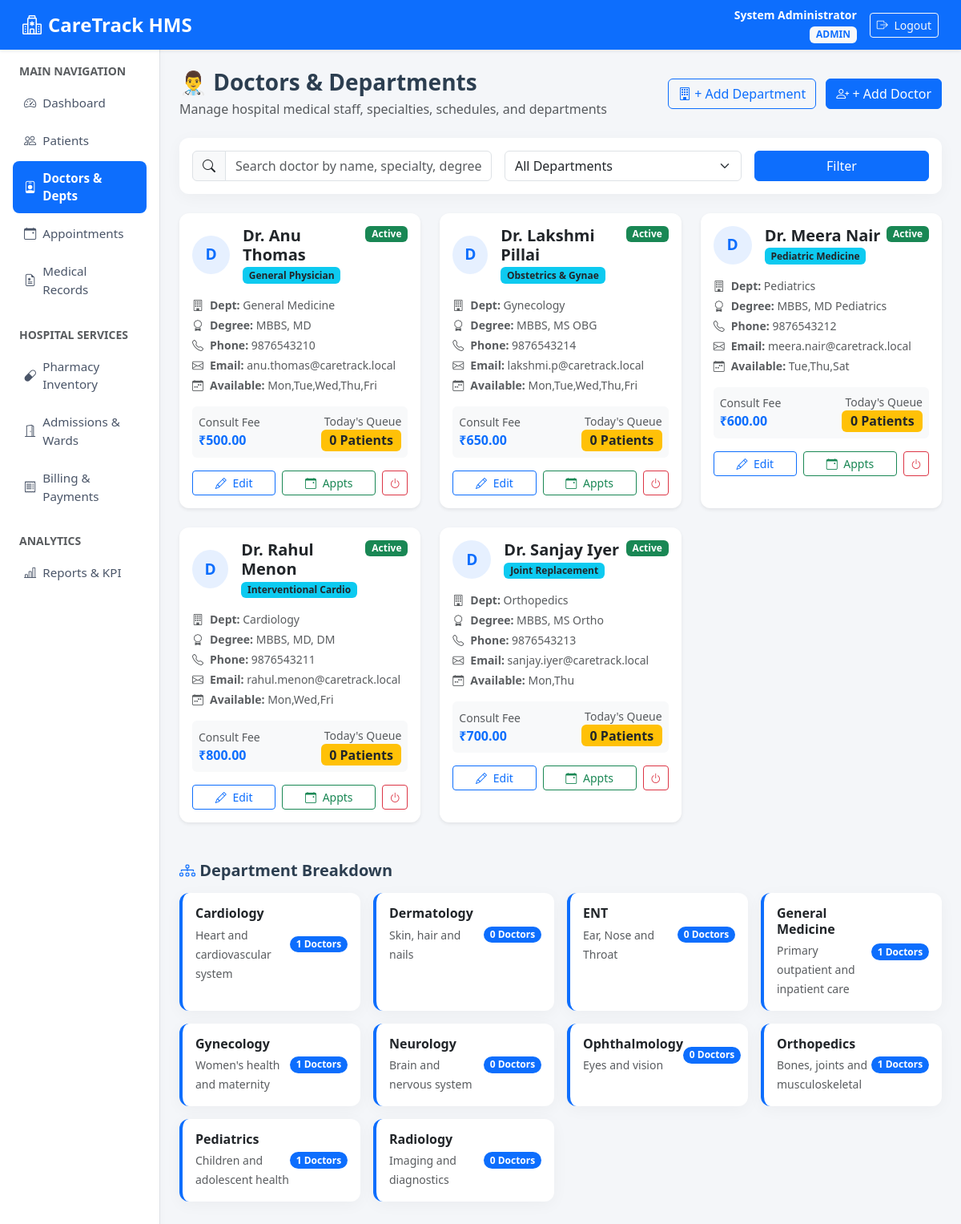
The page /doctors.php (signed in) on the database its author committed.
### tables this page shows
CREATE TABLE IF NOT EXISTS doctors (
    id              INT          AUTO_INCREMENT PRIMARY KEY,
    user_id         INT,
    name            VARCHAR(120) NOT NULL,
    department_id   INT,
    specialization  VARCHAR(100),
    qualification   VARCHAR(150),
    phone           VARCHAR(20),
    email           VARCHAR(120),
    available_days  VARCHAR(100),
    consult_fee     DECIMAL(10,2) DEFAULT 0.00,
    is_active       TINYINT(1)   NOT NULL DEFAULT 1,
    created_at      TIMESTAMP    NOT NULL DEFAULT CURRENT_TIMESTAMP,
    FOREIGN KEY (user_id)       REFERENCES users(id)       ON DELETE SET NULL,
    FOREIGN KEY (department_id) REFERENCES departments(id) ON DELETE SET NULL
);

CREATE TABLE IF NOT EXISTS departments (
    id          INT          AUTO_INCREMENT PRIMARY KEY,
    name        VARCHAR(100) UNIQUE NOT NULL,
    description TEXT,
    head_doctor_id INT,
    created_at  TIMESTAMP    NOT NULL DEFAULT CURRENT_TIMESTAMP
);

### doctors.php (the view, shortened to what this page needs)
<?php
require 'config/db.php';
require 'partials/header.php';
$search_q = trim($_GET['q'] ?? '');
$where = ["1=1"];
$params = [];
$types = "";
$where_sql = implode(" AND ", $where);
$sql = "
    SELECT d.*, dep.name AS department_name,
           (SELECT COUNT(*) FROM appointments a WHERE a.doctor_id = d.id AND a.appointment_date = CURDATE()) AS today_appts,
           (SELECT COUNT(*) FROM medical_records mr WHERE mr.doctor_id = d.id) AS total_consultations
    FROM doctors d
    LEFT JOIN departments dep ON dep.id = d.department_id
    WHERE $where_sql
    ORDER BY d.is_active DESC, d.name ASC
";
if (!empty($params)) {
    $stmt = $conn->prepare($sql);
    $stmt->bind_param($types, ...$params);
    $stmt->execute();
    $doctors = $stmt->get_result();
} else {
    $doctors = $conn->query($sql);
}
$departments = $conn->query("SELECT dep.*, COUNT(d.id) AS doctor_count FROM departments dep LEFT JOIN doctors d ON d.department_id = dep.id GROUP BY dep.id ORDER BY dep.name ASC");
?>
<div class="d-flex justify-content-between align-items-center mb-4">
  <div>
    <h1 class="h3 fw-bold mb-1">👨‍⚕️ Doctors & Departments</h1>
    <p class="text-muted mb-0">Manage hospital medical staff, specialties, schedules, and departments</p>
  </div>
  <div>
    <button class="btn btn-outline-primary me-2" data-bs-toggle="modal" data-bs-target="#deptModal">
      <i class="bi bi-building"></i> + Add Department
    </button>
    <button class="btn btn-primary" data-bs-toggle="modal" data-bs-target="#doctorModal" onclick="clearDoctorForm()">
      <i class="bi bi-person-plus"></i> + Add Doctor
    </button>
  </div>
</div>
<div class="card p-3 mb-4">
  <form method="GET" class="row g-3">
    <div class="col-md-5">
      <div class="input-group">
        <span class="input-group-text bg-light"><i class="bi bi-search"></i></span>
        <input type="text" name="q" class="form-control" placeholder="Search doctor by name, specialty, degree..." value="<?= htmlspecialchars($search_q) ?>">
      </div>
    </div>
    <div class="col-md-4">
      <select name="dept" class="form-select" onchange="this.form.submit()">
        <option value="0">All Departments</option>
      </select>
    </div>
    <div class="col-md-3 d-flex gap-2">
      <button type="submit" class="btn btn-primary w-100">Filter</button>
    </div>
  </form>
</div>
<div class="row g-4 mb-5">
  <?php if ($doctors->num_rows === 0): ?>
    <div class="col-12 text-center py-5 text-muted card">
      <i class="bi bi-person-badge fs-1 mb-2"></i>
      <h5>No doctors found</h5>
      <p>Try clearing filters or add a new doctor.</p>
    </div>
  <?php else: ?>
    <?php while ($doc = $doctors->fetch_assoc()): ?>
      <div class="col-md-6 col-lg-4">
        <div class="card h-100 shadow-sm border-0 position-relative <?= $doc['is_active'] ? '' : 'bg-light opacity-75' ?>">
          <div class="card-body">
            <div class="d-flex align-items-start justify-content-between mb-3">
              <div class="d-flex align-items-center">
                <div class="rounded-circle bg-primary bg-opacity-10 text-primary d-flex align-items-center justify-content-center fw-bold me-3" style="width: 48px; height: 48px; font-size: 1.2rem;">
                  <?= strtoupper(substr($doc['name'], 0, 1)) ?>
                </div>
                <div>
                  <h5 class="card-title mb-0 fw-bold"><?= htmlspecialchars($doc['name']) ?></h5>
                  <span class="badge bg-info text-dark"><?= htmlspecialchars($doc['specialization'] ?: 'General Practice') ?></span>
                </div>
              </div>
              <span class="badge <?= $doc['is_active'] ? 'bg-success' : 'bg-secondary' ?>">
                <?= $doc['is_active'] ? 'Active' : 'Inactive' ?>
              </span>
            </div>
            <div class="small text-muted mb-3">
              <div class="mb-1"><i class="bi bi-building me-2"></i><strong>Dept:</strong> <?= htmlspecialchars($doc['department_name'] ?: 'Unassigned') ?></div>
              <div class="mb-1"><i class="bi bi-award me-2"></i><strong>Degree:</strong> <?= htmlspecialchars($doc['qualification'] ?: 'N/A') ?></div>
              <div class="mb-1"><i class="bi bi-telephone me-2"></i><strong>Phone:</strong> <?= htmlspecialchars($doc['phone'] ?: 'N/A') ?></div>
              <div class="mb-1"><i class="bi bi-envelope me-2"></i><strong>Email:</strong> <?= htmlspecialchars($doc['email'] ?: 'N/A') ?></div>
              <div class="mb-1"><i class="bi bi-calendar-week me-2"></i><strong>Available:</strong> <?= htmlspecialchars($doc['available_days'] ?: 'Mon-Fri') ?></div>
            </div>
            <div class="d-flex justify-content-between align-items-center p-2 bg-light rounded mb-3">
              <div>
                <small class="text-muted d-block">Consult Fee</small>
                <strong class="text-primary fs-6">₹<?= number_format($doc['consult_fee'], 2) ?></strong>
              </div>
              <div class="text-end">
                <small class="text-muted d-block">Today's Queue</small>
                <span class="badge bg-warning text-dark fs-6"><?= $doc['today_appts'] ?> Patients</span>
              </div>
            </div>
            <div class="d-flex gap-2">
              <button class="btn btn-sm btn-outline-primary flex-grow-1" onclick='editDoctor(<?= json_encode($doc) ?>)'>
                <i class="bi bi-pencil me-1"></i> Edit
              </button>
              <a href="appointments.php?doctor_id=<?= $doc['id'] ?>" class="btn btn-sm btn-outline-success flex-grow-1">
                <i class="bi bi-calendar-event me-1"></i> Appts
              </a>
              <a href="doctors.php?toggle_id=<?= $doc['id'] ?>" class="btn btn-sm <?= $doc['is_active'] ? 'btn-outline-danger' : 'btn-outline-secondary' ?>" title="Toggle status">
                <i class="bi bi-power"></i>
              </a>
            </div>
          </div>
        </div>
      </div>
    <?php endwhile; ?>
  <?php endif; ?>
</div>
<h4 class="h5 fw-bold mb-3"><i class="bi bi-diagram-3 text-primary"></i> Department Breakdown</h4>
<div class="row g-3 mb-4">
  <?php
  $departments->data_seek(0);
  while ($dp = $departments->fetch_assoc()):
  ?>
    <div class="col-md-4 col-lg-3">
      <div class="card p-3 h-100 border-start border-4 border-primary">
        <div class="d-flex justify-content-between align-items-center">
          <div>
            <h6 class="fw-bold mb-1"><?= htmlspecialchars($dp['name']) ?></h6>
            <small class="text-muted"><?= htmlspecialchars($dp['description'] ?: 'Medical Department') ?></small>
          </div>
          <span class="badge bg-primary rounded-pill"><?= $dp['doctor_count'] ?> Doctors</span>
        </div>
      </div>
    </div>
  <?php endwhile; ?>
</div>
<?php require 'partials/footer.php'; ?>

### assets/style.css (style rules this page uses)
body { background-color: #f4f6f9; font-family: system-ui, -apple-system, "Segoe UI", Roboto, "Helvetica Neue", Arial, sans-serif; color: #2c3e50; }
.card { border: none; border-radius: 12px; box-shadow: 0 4px 20px rgba(0, 0, 0, 0.04); }

### rows shown on the page
doctors: name "D", name "Dr. Anu Thomas", specialization "General Physician", is_active "Active", department.name "General Medicine", qualification "MBBS, MD", phone "9876543210", email "anu.thomas@caretrack.local", available_days "Mon,Tue,Wed,Thu,Fri", consult_fee "500.00", today_appts "0"
doctors: name "D", name "Dr. Lakshmi Pillai", specialization "Obstetrics & Gynae", is_active "Active", department.name "Gynecology", qualification "MBBS, MS OBG", phone "9876543214", email "lakshmi.p@caretrack.local", available_days "Mon,Tue,Wed,Thu,Fri", consult_fee "650.00", today_appts "0"
doctors: name "D", name "Dr. Meera Nair", specialization "Pediatric Medicine", is_active "Active", department.name "Pediatrics", qualification "MBBS, MD Pediatrics", phone "9876543212", email "meera.nair@caretrack.local", available_days "Tue,Thu,Sat", consult_fee "600.00", today_appts "0"
doctors: name "D", name "Dr. Rahul Menon", specialization "Interventional Cardio", is_active "Active", department.name "Cardiology", qualification "MBBS, MD, DM", phone "9876543211", email "rahul.menon@caretrack.local", available_days "Mon,Wed,Fri", consult_fee "800.00", today_appts "0"
doctors: name "D", name "Dr. Sanjay Iyer", specialization "Joint Replacement", is_active "Active", department.name "Orthopedics", qualification "MBBS, MS Ortho", phone "9876543213", email "sanjay.iyer@caretrack.local", available_days "Mon,Thu", consult_fee "700.00", today_appts "0"
departments: name "Cardiology", description "Heart and cardiovascular system", doctor_count "1"
departments: name "Dermatology", description "Skin, hair and nails", doctor_count "0"
departments: name "ENT", description "Ear, Nose and Throat", doctor_count "0"
departments: name "General Medicine", description "Primary outpatient and inpatient care", doctor_count "1"
departments: name "Gynecology", description "Women's health and maternity", doctor_count "1"
departments: name "Neurology", description "Brain and nervous system", doctor_count "0"
departments: name "Ophthalmology", description "Eyes and vision", doctor_count "0"
departments: name "Orthopedics", description "Bones, joints and musculoskeletal", doctor_count "1"
departments: name "Pediatrics", description "Children and adolescent health", doctor_count "1"
departments: name "Radiology", description "Imaging and diagnostics", doctor_count "0"

### other values the page prints
$_SESSION['user']['full_name'] "System Administrator"
$_SESSION['user']['role'] "ADMIN"
